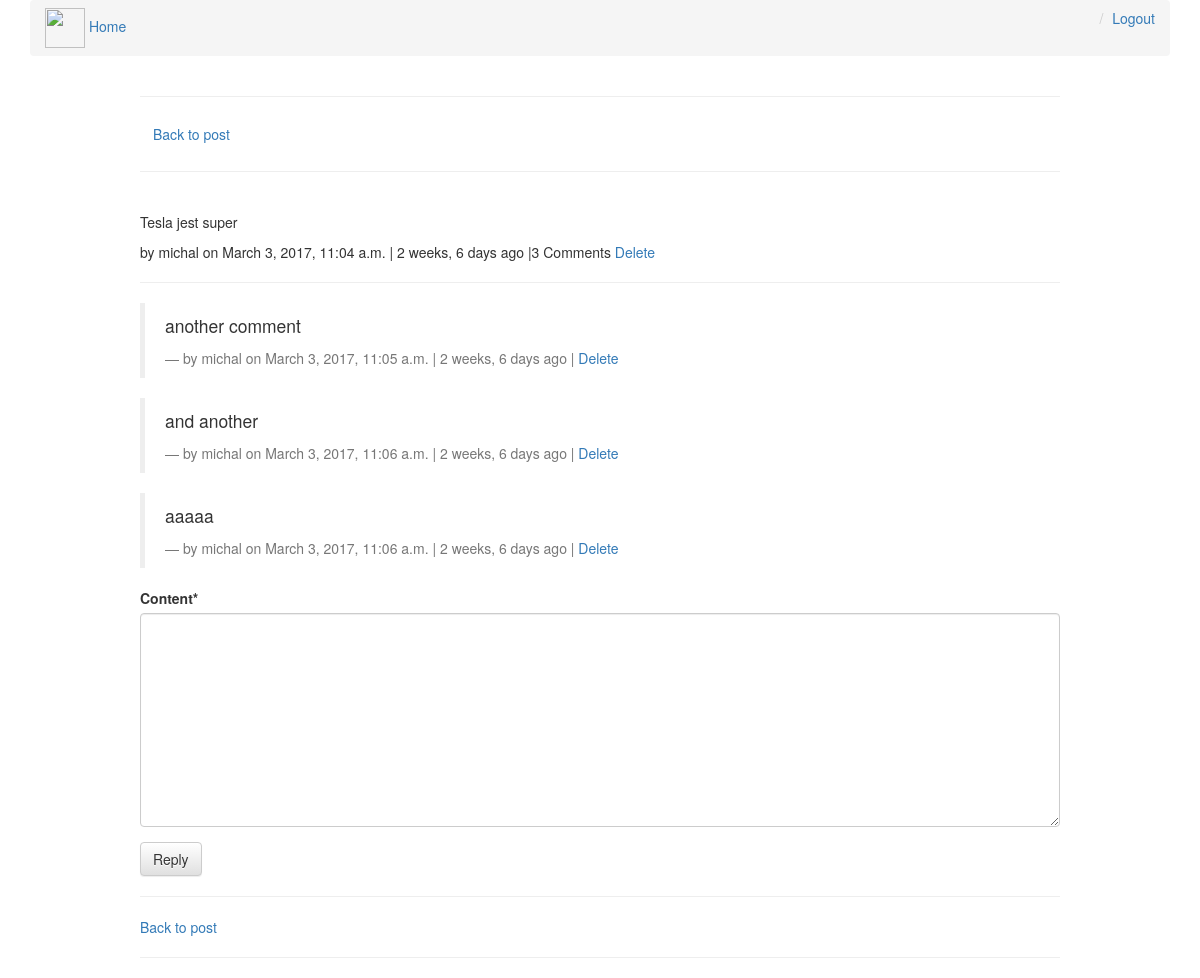
The page /comments/1/ (signed in) on the database as committed earlier.
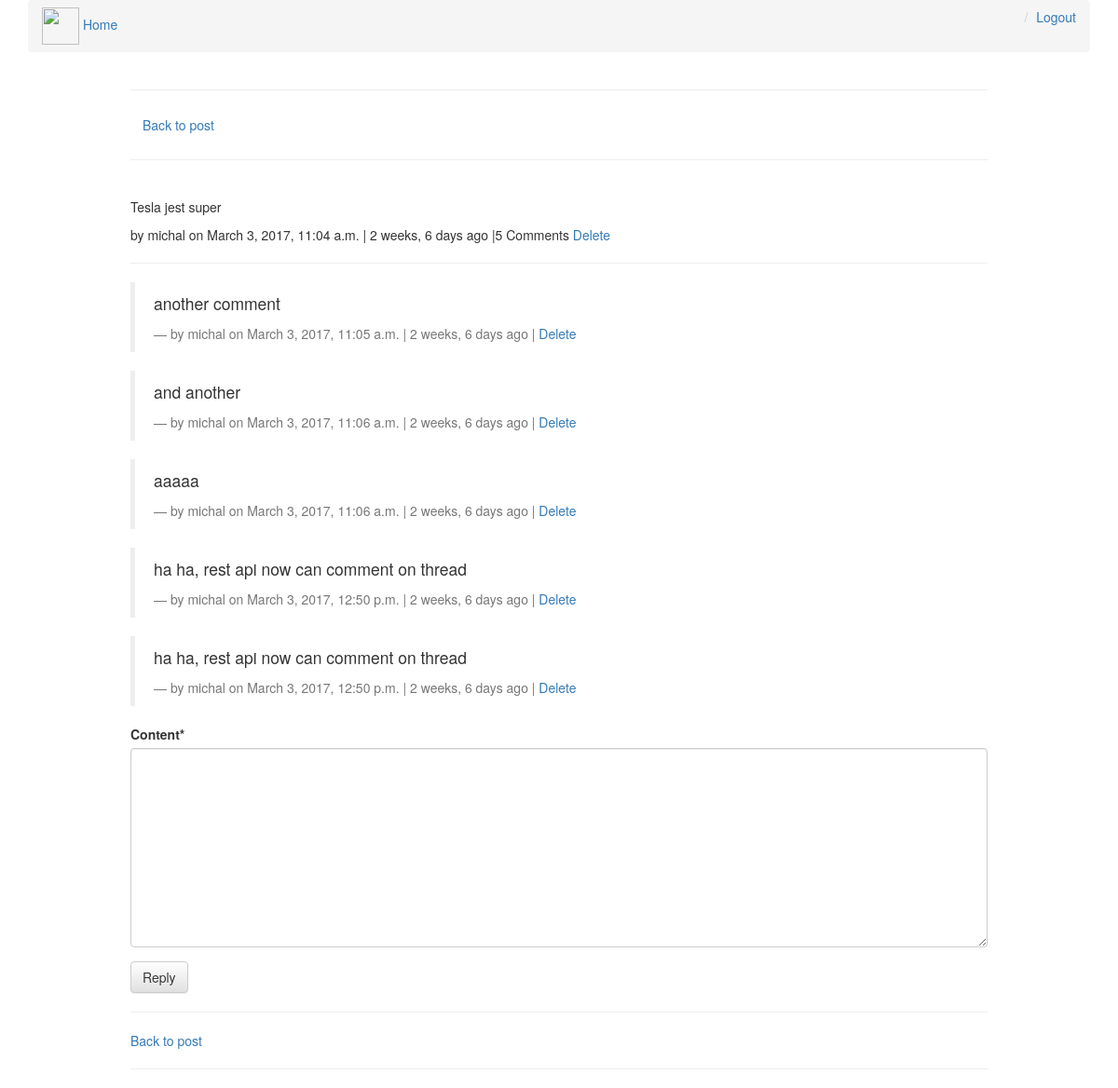
The same page on the database as committed later.
### comments/models.py (models this page shows, shortened)
class Comment(models.Model):
    user = models.ForeignKey(settings.AUTH_USER_MODEL, default=1)
    content_type = models.ForeignKey(ContentType, on_delete=models.CASCADE)
    object_id = models.PositiveIntegerField()
    content_object = GenericForeignKey('content_type', 'object_id')
    parent = models.ForeignKey("self", null=True, blank=True)
    content = models.TextField()
    timestamp = models.DateTimeField(auto_now_add=True)
    objects = CommentManager()
    class Meta:
        ordering = ['-timestamp']
    def get_delete_url(self):
        return reverse("comments:delete", kwargs={"id": self.id})
    def children(self):  # replies
        return Comment.objects.filter(parent=self).order_by('timestamp')
    @property
    def is_parent(self):
        if self.parent is not None:
            return False
        return True

### comments/views.py (the view, shortened to what this page needs)
# urls.py: url(r'^(?P<id>\d+)/$', views.comment_thread, name="thread"),
@login_required
def comment_thread(request, id):
    try:
        obj = Comment.objects.get(id=id)
    except:
        raise Http404
    if not obj.is_parent:
        obj = obj.parent
    original_post = obj.content_object.get_absolute_url()
    initial_data = {
        "content_type": obj.content_type,
        "object_id": obj.object_id,
    }
    form = CommentForm(request.POST or None, initial=initial_data)
    context = {
        "comment": obj,
        "form": form,
        "original_post": original_post,
    }
    return render(request, "comment_thread.html", context)

### comments/forms.py
class CommentForm(forms.Form):
    content_type = forms.CharField(widget=forms.HiddenInput)
    object_id = forms.IntegerField(widget=forms.HiddenInput)
    content = forms.CharField(widget=forms.Textarea)

### posts/models.py (called while the page is built)
    def get_absolute_url(self):
        return reverse("posts:detail", kwargs={"slug": self.slug})

### posts/templates/comment_thread.html (shortened to what this page needs)
{% extends "base.html" %}
{% load urlify %}
{% load crispy_forms_tags %}
{% block content %}
<div class="col-sm-10 col-sm-offset-1">
    <hr/>
    <a class="btn" href="{{ original_post }}">Back to post</a>
    <hr/>
    <br/>
        <p>{{ comment.content }}</p>
        <footer>
            by {{ comment.user }} on {{ comment.timestamp }} | {{ comment.timestamp|timesince }} ago |{% if comment.children.count > 0 %}{{ comment.children.count }} Comment{% if comment.children.count > 1 %}s{% endif %} {% endif %} {% if request.user == comment.user %}<a href="{{ comment.get_delete_url }}">Delete</a>{% endif %}
        </footer>
        <hr/>
        <div>
            {% for child_comment in comment.children %}
                <blockquote>
                    <p>{{ child_comment.content }}</p>
                    <footer>by {{ child_comment.user }} on {{ child_comment.timestamp }} | {{ child_comment.timestamp|timesince }} ago | {% if request.user == child_comment.user %}<a href="{{ child_comment.get_delete_url }}">Delete</a>{% endif %}</footer>
                </blockquote>
            {% endfor %}
            {% if request.user.is_authenticated %}
                <form method="post" action=".">
                    {{ form|crispy }}
                    <input type="submit" value="Reply" class="btn btn-default"> {% csrf_token %}
                </form>
            {% else %}
                <p>You must be logged in to comment</p>
            {% endif %}
        </div>
    <hr/>
    <a href="{{ original_post }}">Back to post</a>
    <hr/>
</div>
{% endblock content %}

### posts/templates/base.html (shortened to what this page needs)
{% load staticfiles %}
<!DOCTYPE html>
<html lang="en">
<head>
    <link rel="stylesheet"
          href="https://maxcdn.bootstrapcdn.com/bootstrap/3.3.7/css/bootstrap.min.css"
>
    <link rel="stylesheet"
          href="https://maxcdn.bootstrapcdn.com/bootstrap/3.3.7/css/bootstrap-theme.min.css"
>
    <link rel="stylesheet"
          href="https://maxcdn.bootstrapcdn.com/font-awesome/4.7.0/css/font-awesome.min.css">
    <link rel="stylesheet" href='{% static "css/base.css" %}'/>
</head>
<body>
    <div class="container">
        <ol class="breadcrumb">
            <li><img src="http://www.carlogos.org/logo/Tesla-logo-2003-2500x2500.png" height="40" width="40"> <a href='{% url "posts:list" %}'>Home</a></li>
            {% if not request.user.is_authenticated %}
                <li class="pull-right"><a href='{% url "register" %}'>Register</a></li>
                <li class="pull-right"><a href='{% url "login" %}'>Login</a></li>
            {% else %}
                <li class="pull-right"><a href='{% url "logout" %}'>Logout</a></li>
            {% endif %}
        </ol>
        {% block content %}
        {% endblock content %}
    </div>
</body>
</html>

Rows that differ between the two databases and show on the page:
computed for Comment "Tesla jest super": children.count "3" → "5"
added Comment: content "ha ha, rest api now can comment on thread", user "michal", timestamp "March 3, 2017, 12:50 p.m.", timestamp "2 weeks, 6 days"
added Comment: content "ha ha, rest api now can comment on thread", user "michal", timestamp "March 3, 2017, 12:50 p.m.", timestamp "2 weeks, 6 days"
